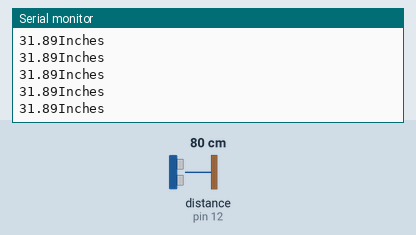
Bench run of a sketch on a simulated Arduino Uno, built with avr-gcc and run on an emulated ATmega328P. On the bench: the last lines printed to the serial monitor. The test bench sets the inputs (shaded band); at power-on: distance to the obstacle (sensor on pin 12) 80 cm. The echo pulse lasts 58.3 µs per cm.

Above: at 1.2 s.
1.3 s: distance to the obstacle (sensor on pin 12) set to 2 cm
At 1.35 s:
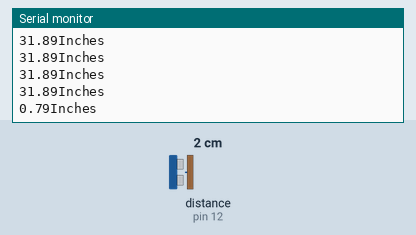
2.8 s: distance to the obstacle (sensor on pin 12) set to 4 cm
At 2.83 s:
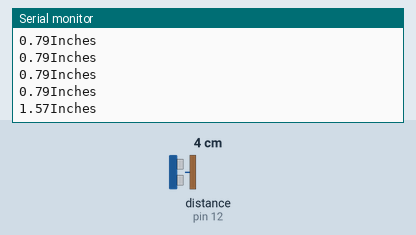
5.8 s: distance to the obstacle (sensor on pin 12) set to 9 cm
At 5.81 s:
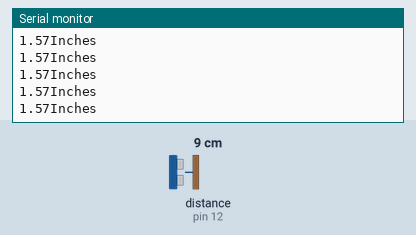
8.8 s: distance to the obstacle (sensor on pin 12) set to 250 cm
At 8.86 s:
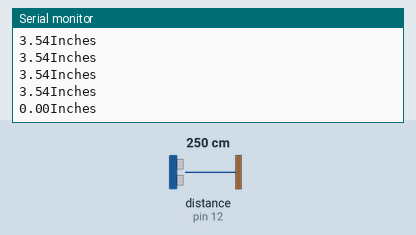
Timing chart, 0 to 11.8 s (numbered marks = the images above; inputs shaded):
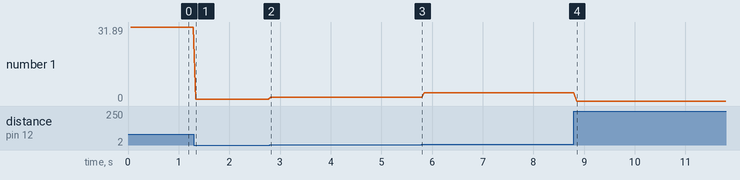

The sketch:

SonarForWall-DistanceDET.ino
```cpp
/*
 * Posted on https://randomnerdtutorials.com
 * created by http://playground.arduino.cc/Code/NewPing
*/

#include <NewPing.h>

#define TRIGGER_PIN 11
#define ECHO_PIN 12
#define MAX_DISTANCE 200

// NewPing setup of pins and maximum distance
NewPing sonar(TRIGGER_PIN, ECHO_PIN, MAX_DISTANCE);

void setup() {
   Serial.begin(9600);
}

void loop() {
   delay(50);
   unsigned int distance = sonar.ping_cm();
   Serial.print(distance/2.54);
   Serial.println("Inches");
}
```

Measured:
- after the input at 1.3 s, the serial monitor: prints a new line at once (image 1)
- after the input at 2.8 s, the serial monitor: prints a new line at once (image 2)
- after the input at 8.8 s, the serial monitor: prints a new line after 0.05 s (image 4)
- plotted number 1: 31.89 → 0.79 after the input at 1.3 s, 0.79 → 1.57 after the input at 2.8 s, 1.57 → 3.54 after the input at 5.8 s, 3.54 → 0 after the input at 8.8 s
